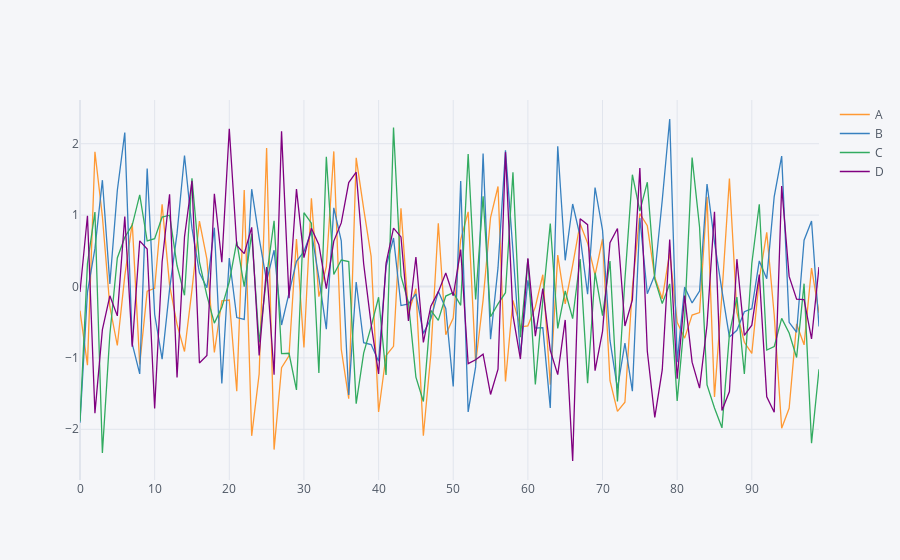

Source (notebook cell):
### Code cell
# plotly image just use iplot(p;otly interactive images)
df.iplot()
